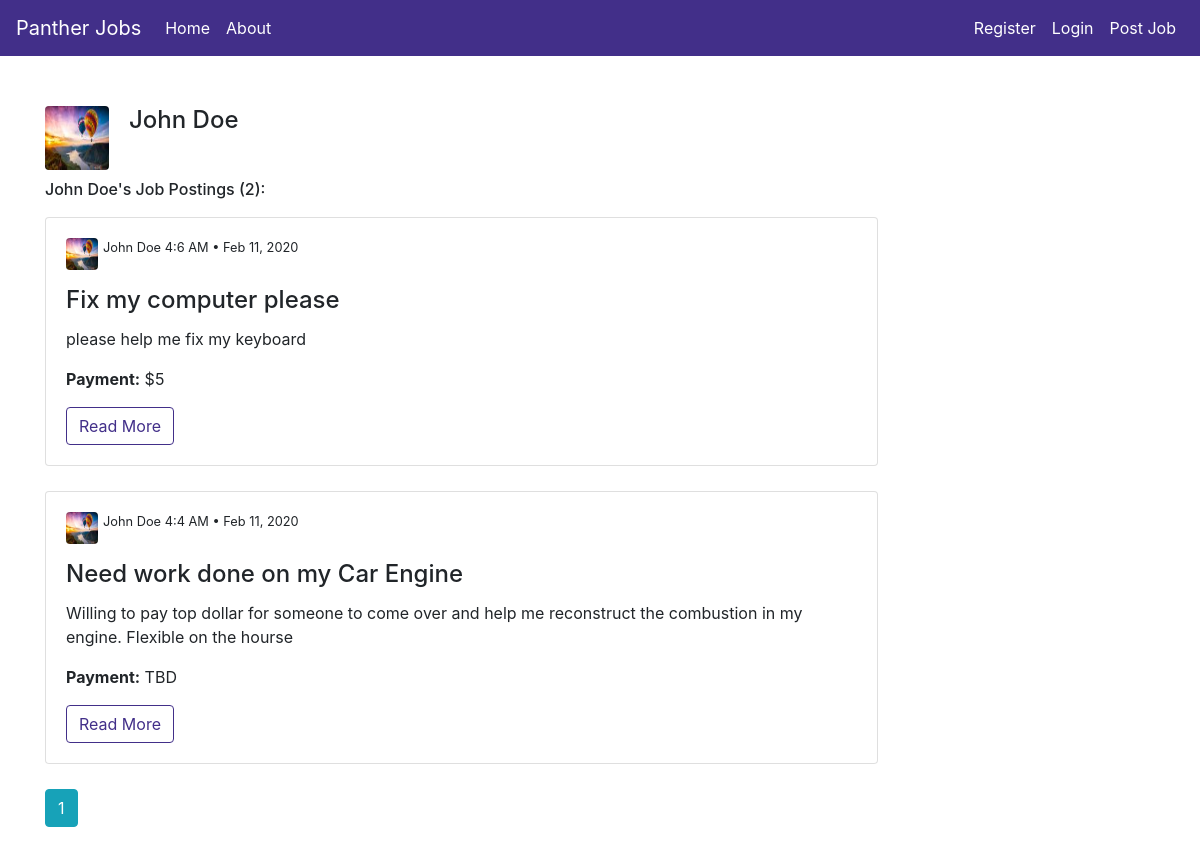
The app's page /user/John Doe with its own data.
### pantherjobs/models.py (models this page shows, shortened)
class User(db.Model, UserMixin):
    id = db.Column(db.Integer, primary_key=True, autoincrement=True)
    fullname = db.Column(db.String(40), unique=True, nullable=False)
    email = db.Column(db.String(120), unique=True, nullable=False)
    image_file = db.Column(db.String(20), nullable=False, default='default.jpg')
    password = db.Column(db.String(60), nullable=False)
    posts = db.relationship('Post', backref='author', lazy=True)

class Post(db.Model):
    id = db.Column(db.Integer, primary_key=True, autoincrement=True)
    title = db.Column(db.String(100), nullable=False)
    date_posted = db.Column(db.DateTime, nullable=False, default=datetime.utcnow)
    content = db.Column(db.Text, nullable=False)
    job_timeframe = db.Column(db.Text, nullable=False)
    payment = db.Column(db.Text, nullable=False)
    email = db.Column(db.String(120), nullable=False)
    phone = db.Column(db.Text, nullable=True)
    user_id = db.Column(db.Integer, db.ForeignKey('user.id'), nullable=False)

### pantherjobs/routes.py (the view)
@app.route('/user/<string:fullname>')
def user_posts(fullname):
    page = request.args.get('page', 1, type=int)
    user = User.query.filter_by(fullname=fullname).first_or_404()
    posts = Post.query.filter_by(author=user)\
        .order_by(Post.date_posted.desc())\
        .paginate(page=page, per_page=5)
    return render_template('user_posts.html', posts=posts, user=user)

### pantherjobs/templates/user_posts.html
 {% extends "layout.html"%}
 {% block content %}
    <div class="media" style="padding-bottom: 10px;">
        <img src="{{ url_for('static', filename='/profile_pics/' + user.image_file ) }}" class="rounded" alt="..."
            width="64" height="64">
        <div class="media-body" id="user-info">
        <h4 class="mt-0">{{ user.fullname }}</h4>
        </div>
    </div>
    <h6 style="padding-bottom: 10px;">
        {{ user.fullname }}'s Job Postings ({{ posts.total }}):
    </h6>
     {% for post in posts.items %}
         <div id="post-card" class="card w-75">
             <div class="card-body">
             <div class="d-flex flex-row bd-highlight mb-3">
                 <img src="{{ url_for('static', filename='/profile_pics/' + post.author.image_file ) }}" alt=""
                 class="rounded" height="32" width="32">
                 <small class="card-text" style="padding-left: 5px;">{{ post.author['fullname'] }}
                 {{ post.date_posted.strftime('%-I:%-M %p • %b %-d, %Y') }}</small>
             </div>
             <h4 class="card-title">{{ post.title }}</h4>
             <p class="card-text">{{ post.content }}</p>
             <p class="card-text"><b>Payment:</b> {{ post.payment }}</p>
             <a id="read-more" href="{{ url_for('post', post_id=post.id) }}" class="btn btn-outline-primary">Read More</a>
             </div>
         </div>
     {% endfor %}
     {% for page_num in posts.iter_pages(left_edge=1, right_edge=1, left_current=1, right_current=2) %}
     {% if page_num %}
       {% if posts.page == page_num %}
         <a class="btn btn-info mb-4" href="{{ url_for('user_posts', fullname=user.fullname, page=page_num) }}">{{ page_num }}</a>
       {% else %}
         <a class="btn btn-outline-info mb-4" href="{{ url_for('user_posts',fullname=user.fullname, page=page_num) }}">{{ page_num }}</a>
       {% endif %}
     {% else %}
       ...
     {% endif %}
   {% endfor %}
 {% endblock content %}

### pantherjobs/templates/layout.html (shortened to what this page needs)
<!DOCTYPE html>
<html lang="en">
<head>
    <link rel="stylesheet" href="https://stackpath.bootstrapcdn.com/bootstrap/4.4.1/css/bootstrap.min.css">
    <link rel="stylesheet" href="{{ url_for('static', filename='main.css') }}">
</head>
<body>
    <nav id="nav-bar" class="navbar navbar-expand-lg navbar-light">
        <a class="navbar-brand" href="{{ url_for('index') }}">Panther Jobs</a>
        <div class="collapse navbar-collapse" id="navbarNavAltMarkup">
          <div class="navbar-nav">
            <a class="nav-item nav-link active" href="{{ url_for('index') }}">Home <span class="sr-only">(current)</span></a>
            <a class="nav-item nav-link" href="{{ url_for('about') }}">About</a>
          </div>
          <ul id="right-side-nav" class="navbar-nav ml-auto">
            {% if current_user.is_authenticated %}
              <a class="nav-item nav-link active" href="{{ url_for('logout') }}">Logout<span class="sr-only">(current)</span></a>
              <a class="nav-item nav-link active" href="{{ url_for('account') }}">Account<span class="sr-only">(current)</span></a>
              <a class="nav-item nav-link active" href="{{ url_for('new_post') }}">Post Job<span class="sr-only">(current)</span></a>
            {% else %}
              <a class="nav-item nav-link active" href="{{ url_for('register') }}">Register<span class="sr-only">(current)</span></a>
              <a class="nav-item nav-link active" href="{{ url_for('login') }}">Login<span class="sr-only">(current)</span></a>
              <a class="nav-item nav-link active" href="{{ url_for('new_post') }}">Post Job<span class="sr-only">(current)</span></a>
            {% endif %}
          </ul>
      </nav>
    <div class="container">
        {% block content %}{% endblock %}
    </div>
</body>
</html>

### pantherjobs/static/main.css (style rules this page uses)
#nav-bar { background-color:#422f89; }
#nav-bar a { color: white; }
#post-card { margin-bottom: 25px; }
.container { padding-top: 50px; }
#read-more { border-color: #422f89; color: #422f89; }
#user-info { padding-left: 20px; }

### records on screen
User: image_file (picture), fullname "John Doe"
Post: image_file (picture), author.fullname "John Doe", date_posted "4:6 AM • Feb 11, 2020", title "Fix my computer please", content "please help me fix my keyboard", payment "$5"
Post: image_file (picture), author.fullname "John Doe", date_posted "4:4 AM • Feb 11, 2020", title "Need work done on my Car Engine", content "Willing to pay top dollar for someone to come over and help me reconstruct the combustion in my engine. Flexible on the hourse", payment "TBD"

### other values on screen
{{ posts.total }} "2"
{{ page_num }} "1"
